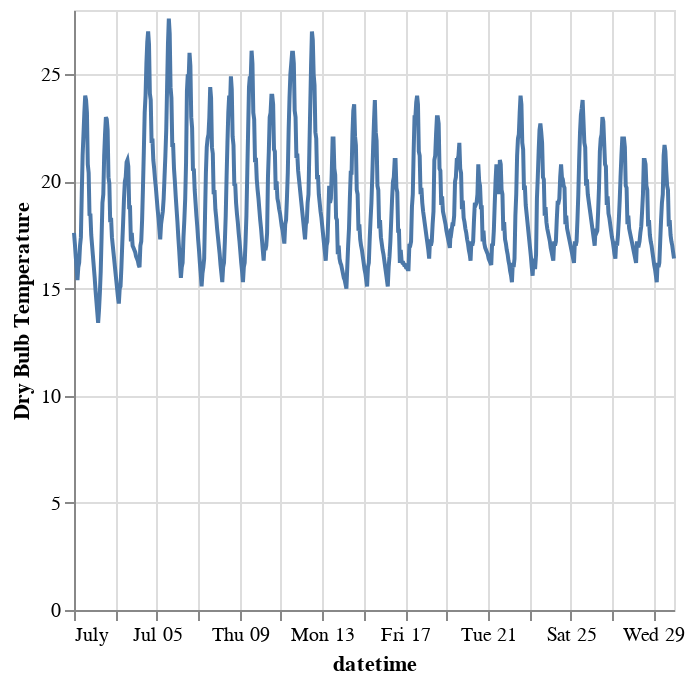

The code cell stored with this chart in its notebook:
### Code cell
month = 7
n_days = 30
alt.Chart(
    df.filter(
        pl.col("datetime").is_between(
            datetime(2020, month, 1), datetime(2020, month, n_days))
    )
).mark_line().encode(x="datetime:T", y="Dry Bulb Temperature")

### Figure 1 — Vega-Lite specification as saved in the notebook (floating-point values rounded to 4 significant figures; data arrays with more than 128 entries replaced by an {"elided": "..."} marker saying what was removed)
{"config": {"view": {"continuousWidth": 300, "continuousHeight": 300}}, "data": {"name": "data-b8f26842f50cf5ecc32dcf47eb95e9ef"}, "mark": {"type": "line"}, "encoding": {"x": {"field": "datetime", "type": "temporal"}, "y": {"field": "Dry Bulb Temperature", "type": "quantitative"}}, "$schema": "https://vega.github.io/schema/vega-lite/v5.20.1.json", "datasets": {"data-b8f26842f50cf5ecc32dcf47eb95e9ef": {"elided": "697 records"}}}
